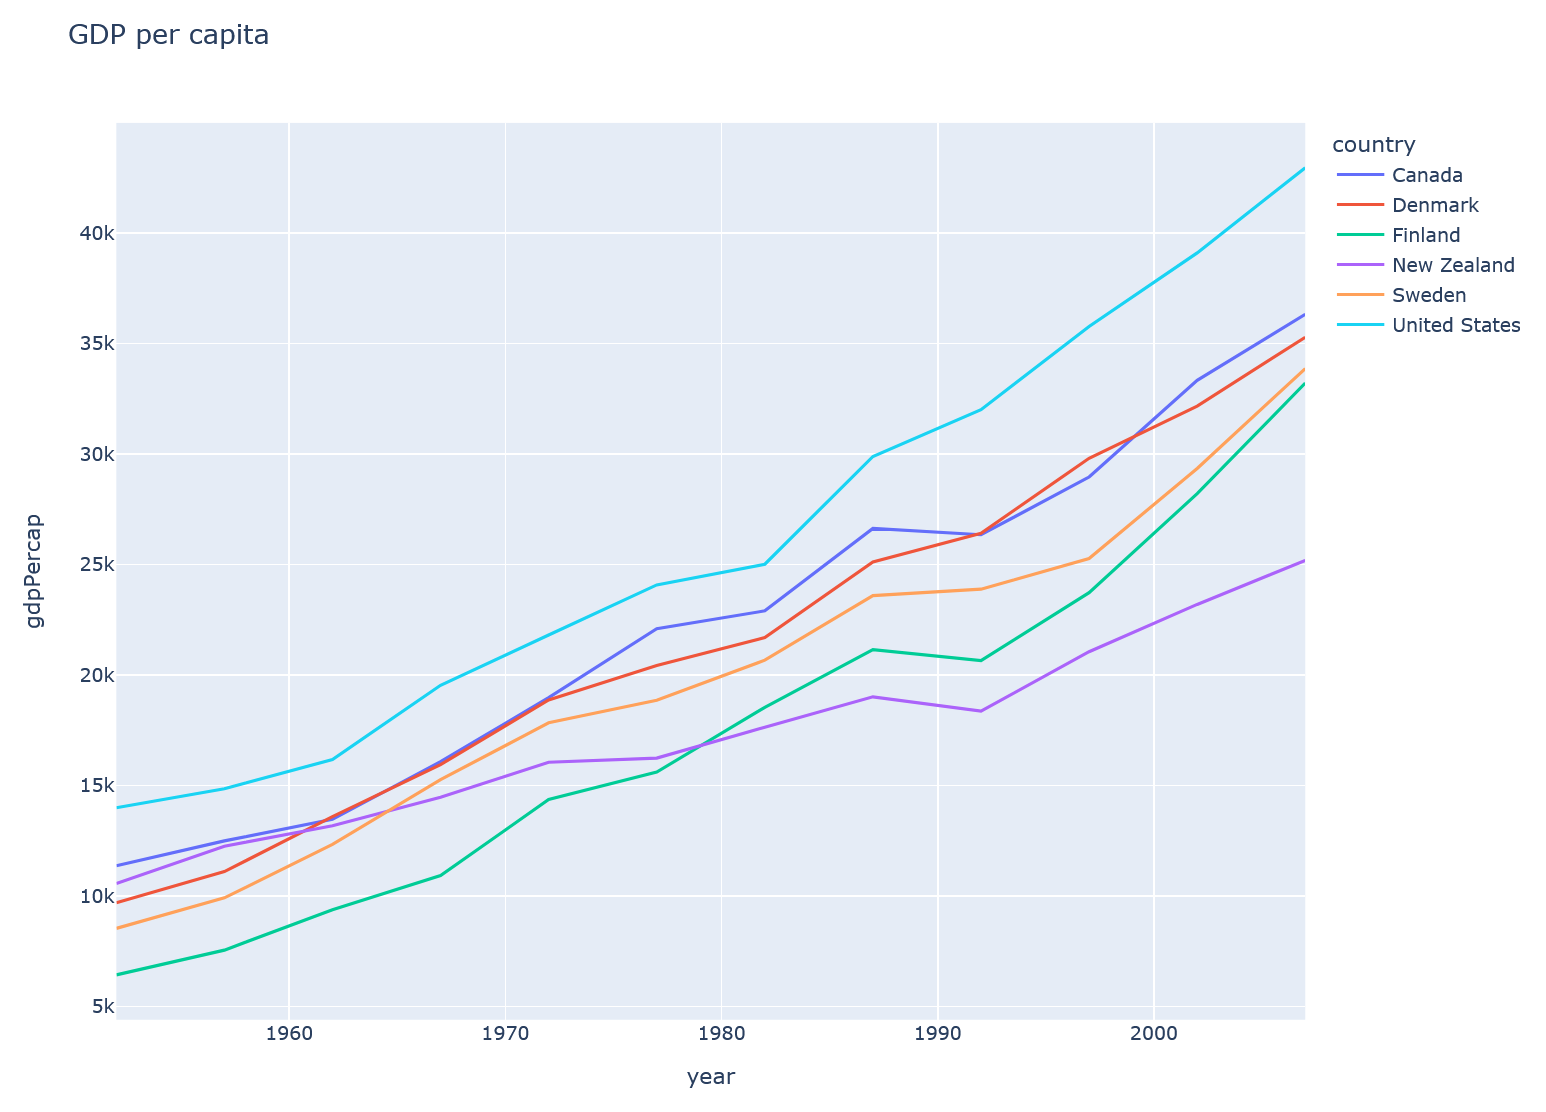

The script that drew this image:
import plotly.express as px

df = px.data.gapminder().query("country in ['Finland','Sweden','Denmark', 'United States','Canada','New Zealand']")
fig = px.line(df, x="year", y="gdpPercap", title='GDP per capita', color='country')
fig.show()
